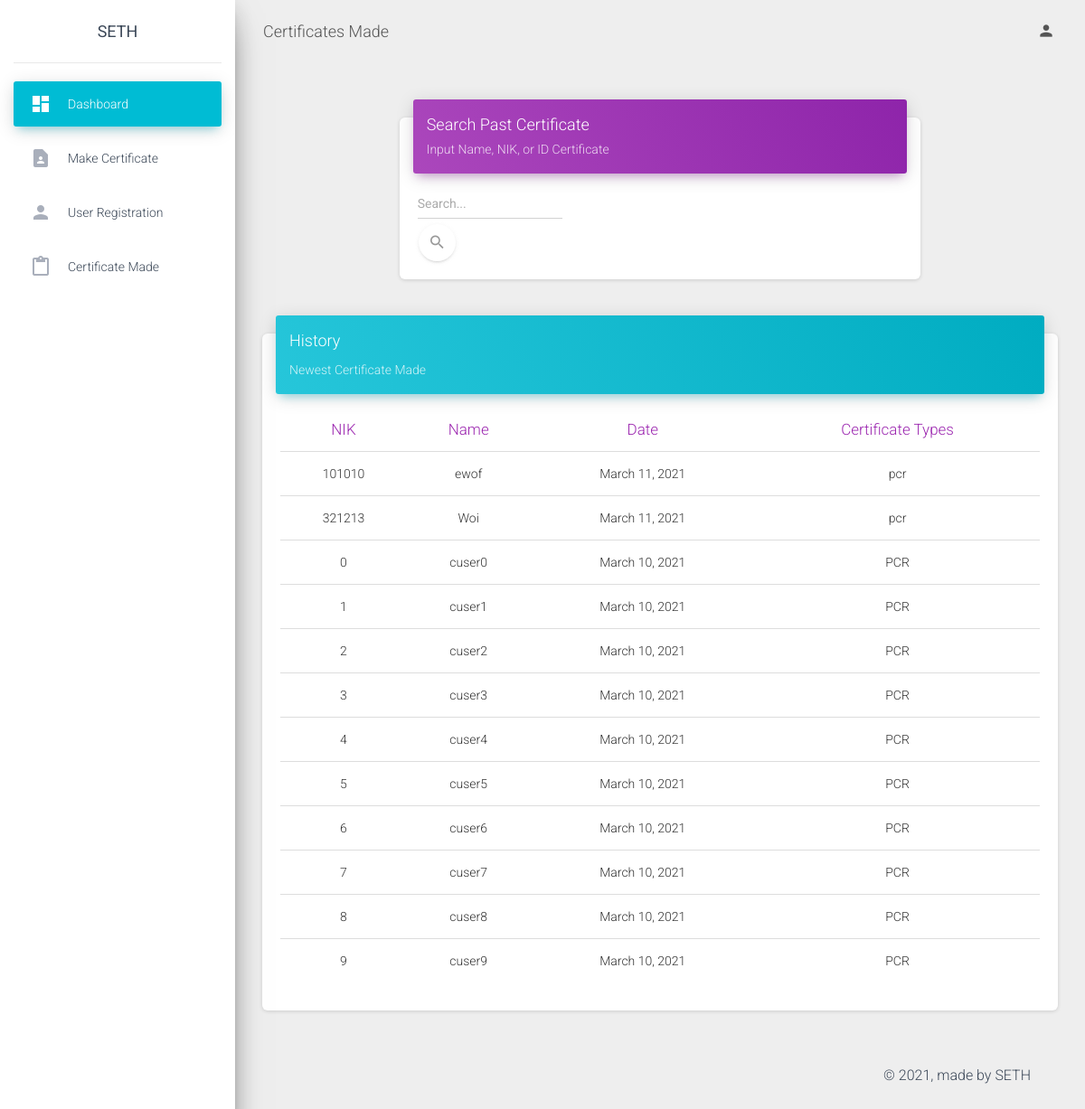
The app's page /a_web/history/ (signed in) with its own data.
### SETH/models.py (models this page shows)
class Certificate(models.Model):
    cuser = models.ForeignKey(CUser, on_delete=models.CASCADE)
    cert_type = models.CharField(max_length=10, blank=False)
    note = models.CharField(max_length=250, blank=True, null=True)
    date = models.DateField(default=date.today, blank=True, null=True)
    a_place = models.ForeignKey(APlace, on_delete=models.CASCADE, blank=True, null=True)
    result = models.BooleanField(blank=False, default=True)
    good_result = models.BooleanField(blank=False, default=False)

class CUser(models.Model):
    nik = models.CharField(max_length=50, blank=False)
    name = models.CharField(max_length=50, blank=False)
    email = models.CharField(max_length=50, blank=False)
    phone = models.CharField(max_length=50, blank=False)
    bday = models.CharField(max_length=50, blank=False)
    address = models.CharField(max_length=50, blank=False)
    city = models.CharField(max_length=50, blank=False)
    country = models.CharField(max_length=50, blank=False)
    postalcode = models.CharField(max_length=50, blank=False)
    password = models.CharField(max_length=50, blank=False, default='12345')
    face_data = models.BooleanField(blank=False, default=False)
    fingerprint = models.BooleanField(blank=False, default=False)

### A_WEB/views.py (the view, shortened to what this page needs)
# urls.py: path('history/', history, name='history'),
@login_required
@auser_required
def history(request):
    if request.method=="GET":
        return render(request, 'front1/tables.html', {"history": list(Certificate.objects.all().order_by("-date"))})
    else:
        print("Invalid method")

### A_WEB/views.py (called while the page is built)
def auser_required(function=None, redirect_field_name=REDIRECT_FIELD_NAME, login_url='/a_web/login'):
    actual_decorator = user_passes_test(
        lambda u: u.is_active and u.usertype==UserAuthentication.A_TYPE,
        login_url=login_url,
        redirect_field_name=redirect_field_name
    )
    if function:
        return actual_decorator(
            function,
        )
    return actual_decorator

### templates/front1/tables.html (shortened to what this page needs)
<!DOCTYPE html>
<html lang="en">
<head>
  <link rel="stylesheet" href="https://maxcdn.bootstrapcdn.com/font-awesome/latest/css/font-awesome.min.css">
  <link href="/staticfiles/assets/css/material-dashboard.css?v=2.1.2" rel="stylesheet" />
  <link href="/staticfiles/assets/demo/demo.css" rel="stylesheet" />
</head>
<body class="">
  <div class="sidebar" data-color="azure" data-background-color="white" data-image="/staticfiles/assets/img/sidebar-1.jpg">
    <div class="logo"><a href="#" class="simple-text logo-normal">
        SETH
      </a>
    </div>
      <div class="sidebar-wrapper">
        <ul class="nav">
          <li class="nav-item active  ">
            <a class="nav-link" href="{% url 'a_web:dashboard' %}">
              <i class="material-icons">dashboard</i>
              <p>Dashboard</p>
            </a>
          </li>
          <li class="nav-item ">
            <a class="nav-link" href="{% url 'a_web:makecert' %}">
              <i class="material-icons">contact_page</i>
              <p>Make Certificate</p>
            </a>
          </li>
          <li class="nav-item ">
            <a class="nav-link" href="{% url 'a_web:regist_c_notregistered' %}">
              <i class="material-icons">person</i>
              <p>User Registration</p>
            </a>
          </li>
          <li class="nav-item ">
            <a class="nav-link" href="{% url 'a_web:dashboard' %}">
              <i class="material-icons">content_paste</i>
              <p>Certificate Made</p>
            </a>
          </li>
        </ul>
      </div>
    </div>
    <div class="main-panel">
      <nav class="navbar navbar-expand-lg navbar-transparent navbar-absolute fixed-top ">
        <div class="container-fluid">
          <div class="navbar-wrapper">
            <a class="navbar-brand" href="javascript:;">Certificates Made</a>
          </div>
          <div class="collapse navbar-collapse justify-content-end">
            <ul class="navbar-nav">
              <li class="nav-item dropdown">
                <a class="nav-link" href="javascript:;" id="navbarDropdownProfile" data-toggle="dropdown" aria-haspopup="true" aria-expanded="false">
                  <i class="material-icons">person</i>
                </a>
              </li>
            </ul>
          </div>
        </div>
      </nav>
      <div class="content">
        <div class="container-fluid">
          <div class="row">
            <div class="col-md-8 ml-auto mr-auto">
              <div class="card">
                <div class="card-header card-header-primary">
                  <h4 class="card-title">Search Past Certificate</h4>
                  <p class="card-category">Input Name, NIK, or ID Certificate</p>
                </div>
                <div class="card-body">
                  <div class="input-group no-border">
                    <form method="POST">
                      <input type="text" name="name_nik" value="" class="form-control" placeholder="Search...">
                      <button type="submit" class="btn btn-white btn-round btn-just-icon">
                    </form>
                    <i class="material-icons">search</i>
                    <div class="ripple-container"></div>
                </div>
                </div>
              </div>
            </div>
          </div>
              <div class="row">
                <div class="col-md-12">
                  <div class="card">
                    <div class="card-header card-header-info">
                      <h4>History</h4>
                      <p class="card-category"> Newest Certificate Made</p>
                    </div>
                    <div class="card-body">
                      <div class="table-responsive">
                        <table class="table">
                          <thead class=" text-primary">
                            <th class="text-center">
                              NIK
                            </th>
                            <th class="text-center">
                              Name
                            </th>
                            <th class="text-center">
                              Date
                            </th>
                            <th class="text-center">
                              Certificate Types
                            </th>
                          </thead>
                          <tbody>
                            {% for cert in history %}
                              <tr>
                                <td class="text-center">
                                  {{cert.cuser.nik}}
                                </td>
                                <td class="text-center">
                                  {{cert.cuser.name}}
                                </td>
                                <td class="text-center">
                                  {{cert.date}}
                                </td>
                                <td class="text-center">
                                  {{cert.cert_type}}
                                </td>
                              </tr>
                            {% endfor %}
                          </tbody>
                        </table>
                      </div>
                    </div>
                  </div>
                  </div>
                </div>
                <footer class="footer">
                  <div class="container-fluid">
                    <div class="copyright float-right">
                      &copy;
                      , made by SETH
                    </div>
                  </div>
                </footer>
              </div>
              </div>
</body>
</html>

### records on screen
Certificate: cuser.nik "101010", cuser.name "ewof", date "March 11, 2021", cert_type "pcr"
Certificate: cuser.nik "321213", cuser.name "Woi", date "March 11, 2021", cert_type "pcr"
Certificate: cuser.nik "0", cuser.name "cuser0", date "March 10, 2021", cert_type "PCR"
Certificate: cuser.nik "1", cuser.name "cuser1", date "March 10, 2021", cert_type "PCR"
Certificate: cuser.nik "2", cuser.name "cuser2", date "March 10, 2021", cert_type "PCR"
Certificate: cuser.nik "3", cuser.name "cuser3", date "March 10, 2021", cert_type "PCR"
Certificate: cuser.nik "4", cuser.name "cuser4", date "March 10, 2021", cert_type "PCR"
Certificate: cuser.nik "5", cuser.name "cuser5", date "March 10, 2021", cert_type "PCR"
Certificate: cuser.nik "6", cuser.name "cuser6", date "March 10, 2021", cert_type "PCR"
Certificate: cuser.nik "7", cuser.name "cuser7", date "March 10, 2021", cert_type "PCR"
Certificate: cuser.nik "8", cuser.name "cuser8", date "March 10, 2021", cert_type "PCR"
Certificate: cuser.nik "9", cuser.name "cuser9", date "March 10, 2021", cert_type "PCR"
